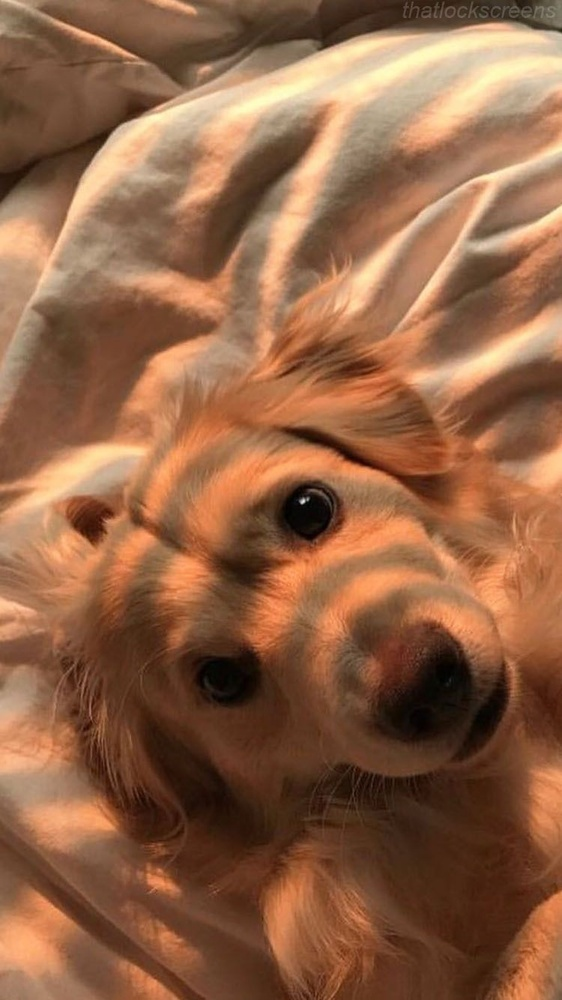
//> input picture OpenCV.0/OpenCV.0/cobake.jpg, 562 x 1000 px, shrunk from 750 x 1334 before the run
$ ./main2   (built with g++ and OpenCV 4)
//> lines starting //> are read from the running program, lines starting //| are printed output that depends on the picture
//
//  main2.cpp
//  OpenCV.0
//
//  Created by Юлька on 11.12.2021.
//  Copyright © 2021 Юлька. All rights reserved.
//

#include <iostream>
#include <opencv2/core/core.hpp>
#include <opencv2/highgui/highgui.hpp>
#include <opencv2/opencv.hpp>
#include <string>
#include "main2.hpp"

using namespace cv;
using namespace std;

Mat ApplyFilter(Mat image, vector<vector<double>> filter)
{
    int filterRow = (int)filter.size();
    int filterColumn = (int)filter[0].size();
    int halfFilterSize = filterColumn/2;


    int height, width;

    height=image.rows;
    width=image.cols;

    cout << "Width : " << width << endl;
    cout << "Height: " << height << endl;

    Mat result;
    image.copyTo(result);


    for (int i = halfFilterSize; i < height - halfFilterSize; i++)
        for (int j = halfFilterSize; j < width - halfFilterSize; j++)
            {
                double cr = 0.0, cg = 0.0, cb = 0.0;

                for (int wid = 0; wid < filterRow; wid++)
                    for (int heig = 0; heig < filterColumn; heig++) {
                        Vec3b pixel = image.at<Vec3b>(i - halfFilterSize + heig, j - halfFilterSize  + wid);
                        cr += pixel[2] * filter[wid][heig];
                        cg += pixel[1] * filter[wid][heig];
                        cb += pixel[0] * filter[wid][heig];
                    }

                result.at<Vec3b>(i, j)[0]=cb;
                result.at<Vec3b>(i, j)[1]=cg;
                result.at<Vec3b>(i, j)[2]=cr;
            }

    return result;
};

int main()
{
   // Лаба 2
    Mat cat = imread("/Users/mythings/Documents/С++/repocpp/OpenCV.0/OpenCV.0/cobake.jpg");
//> cat is the input picture: 1000 rows x 562 cols, CV_8UC3; mean B, G, R 69.6, 99.1, 145.3
    imshow("showing something charming(1)", cat); //вывод оригинального изображения

//    const vector<vector<double>> hardBlurMatrix = {
//        {0.000789, 0.006581, 0.013347, 0.006581, 0.000789},
//        {0.006581, 0.054901, 0.111345, 0.054901, 0.006581},
//        {0.013347, 0.111345, 0.225821, 0.111345, 0.013347},
//        {0.006581, 0.054901, 0.111345, 0.054901, 0.006581},
//        {0.000789, 0.006581, 0.013347, 0.006581, 0.000789}
//    };
//
//    const vector<vector<double>> simpleBlurMatrix = {
//            { 0.1125, 0.1125, 0.1125},
//            { 0.1125, 0.1, 0.1125},
//            { 0.1125, 0.1125, 0.1125}
//        };

    const vector<vector<double>> mediumBlurMatrix = {
        {0.04, 0.04, 0.04, 0.04, 0.04},
        {0.04, 0.04, 0.04, 0.04, 0.04},
        {0.04, 0.04, 0.04, 0.04, 0.04},
        {0.04, 0.04, 0.04, 0.04, 0.04},
        {0.04, 0.04, 0.04, 0.04, 0.04}
    };

    Mat myBlur = ApplyFilter(cat, mediumBlurMatrix);
//| Width : 562
//| Height: 1000
    imshow("Result 1:", myBlur); //вывод размытого изображения


    //  Лаба 2.2

    Mat im_gray = imread("/Users/mythings/Documents/С++/repocpp/OpenCV.0/OpenCV.0/cobake.jpg", IMREAD_GRAYSCALE);
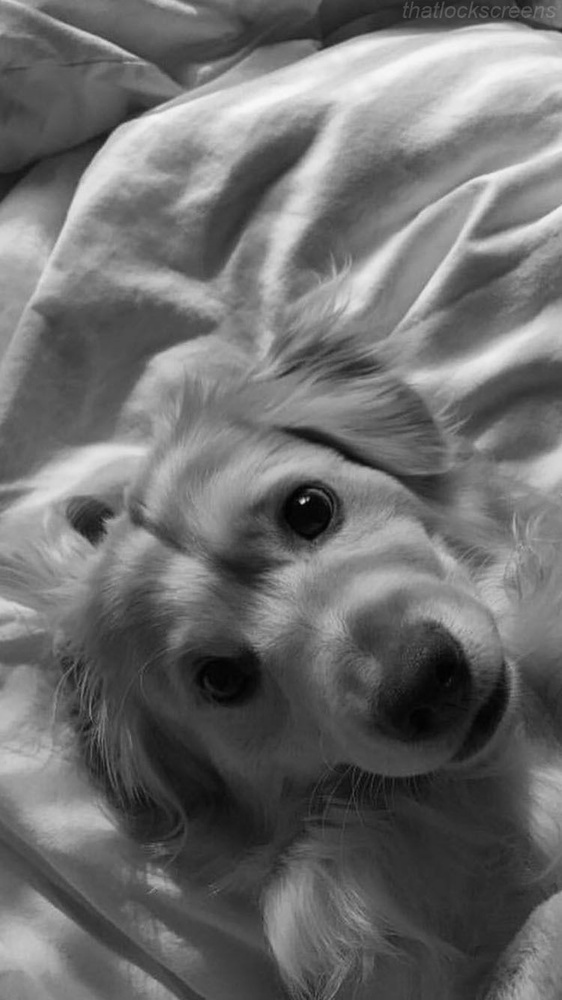
//> im_gray: 1000 rows x 562 cols, CV_8UC1; min 0, max 248, mean 109.6
    imshow("showing something charming(2)", im_gray); //вывод оригинального изображения

    const vector<vector<double>> gradNorthMatrix = {
        { 0, -1, 0},
        { 0, 1, 0},
        { 0, 0, 0}
    };


    Mat grayMethod = ApplyFilter(im_gray, gradNorthMatrix);
//| Width : 562
//| Height: 1000
//> after the loop in ApplyFilter (call 2), `for (int i = halfFilterSize; i < height - halfFilterSize; i++)`:
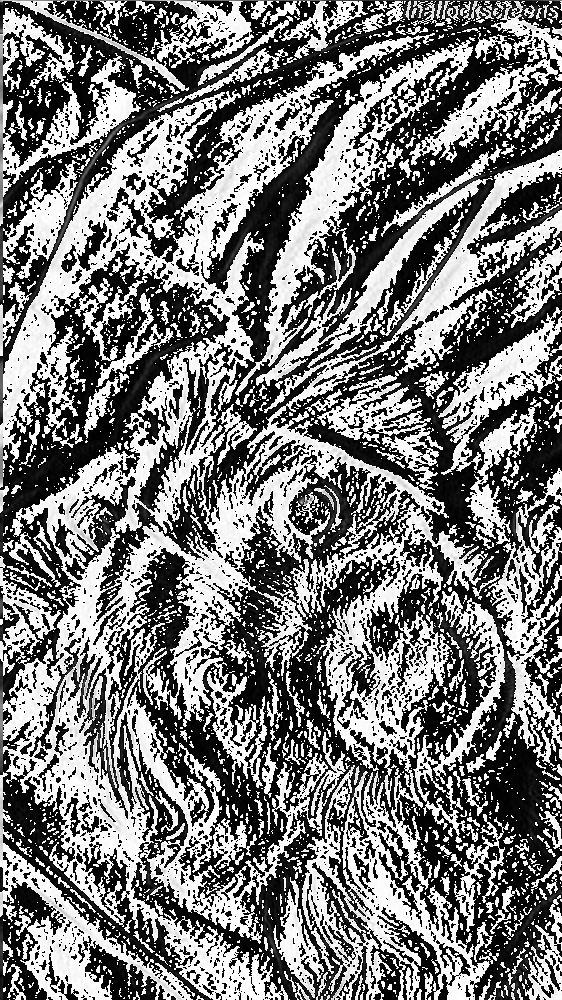
//> result: 1000 rows x 562 cols, CV_8UC1; min 0, max 255, mean 121.5
    imshow("Result 2:", grayMethod); //вывод градиент-изображения


    waitKey(0);
    return 0;

}

$ run again, with OpenCV.0/OpenCV.0/1.jpg copied over OpenCV.0/OpenCV.0/cobake.jpg
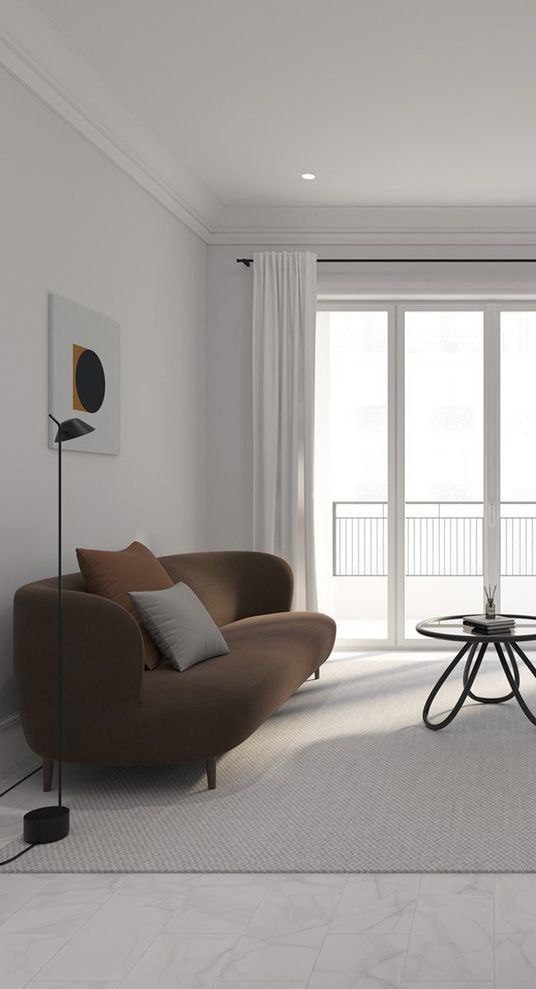
//> input picture OpenCV.0/OpenCV.0/1.jpg, 536 x 989 px
//> cat is the input picture: 989 rows x 536 cols, CV_8UC3; mean B, G, R 152.5, 155.7, 159.9
//| Width : 536
//| Height: 989
//| Width : 536
//| Height: 989
//> after the loop in ApplyFilter (call 2), `for (int i = halfFilterSize; i < height - halfFilterSize; i++)`:
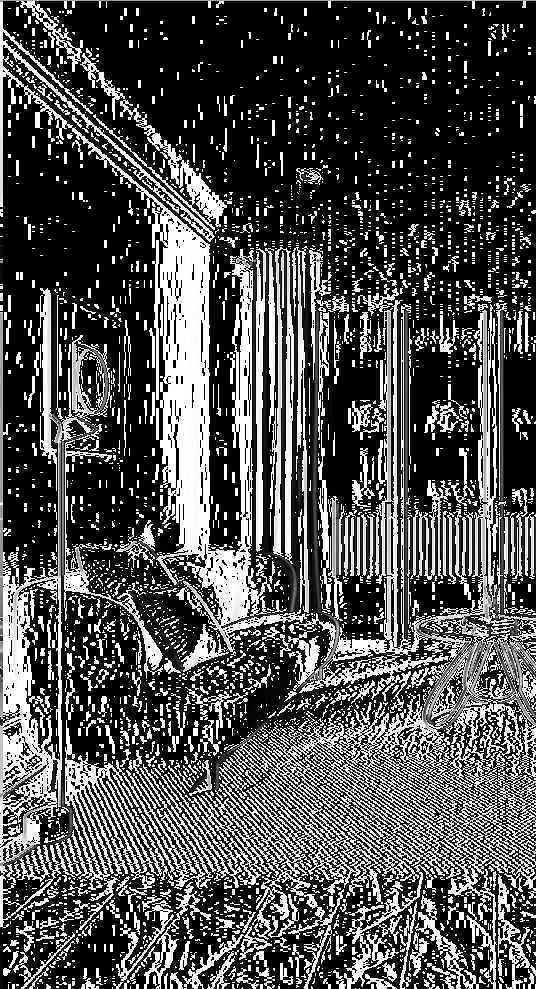
//> result: 989 rows x 536 cols, CV_8UC1; min 0, max 255, mean 79.5
